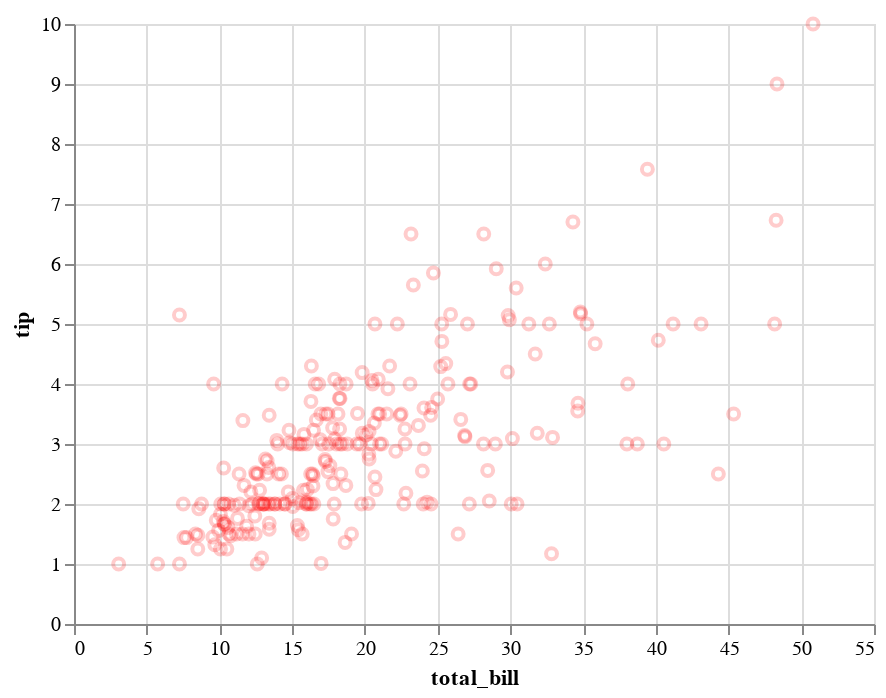

This figure's notebook cell:
### Code cell
points = alt.Chart(data).mark_point().encode(
    x='total_bill:Q',
    y='tip:Q',
    opacity=alt.value(0.2),
    color=alt.value('red')

)
points

### Figure 1 — Vega-Lite specification as saved in the notebook (floating-point values rounded to 4 significant figures; data arrays with more than 128 entries replaced by an {"elided": "..."} marker saying what was removed)
{"config": {"view": {"continuousWidth": 400, "continuousHeight": 300}}, "data": {"name": "data-362d1a3aede62850ce7cd49b1d5f5d1d"}, "mark": "point", "encoding": {"color": {"value": "red"}, "opacity": {"value": 0.2}, "x": {"type": "quantitative", "field": "total_bill"}, "y": {"type": "quantitative", "field": "tip"}}, "$schema": "https://vega.github.io/schema/vega-lite/v4.8.1.json", "datasets": {"data-362d1a3aede62850ce7cd49b1d5f5d1d": {"elided": "244 records"}}}
